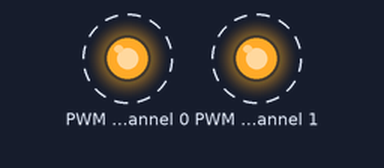
Bench run of a program on a simulated Raspberry Pi (BCM pin numbers). Shown: output pins drawn as LEDs (lit = HIGH). Dashed ring = blinking. What the program prints to the terminal is not drawn.

Above: at 0.05 s.
Timing chart, 0 to 4.6 s (numbered marks = the images above):
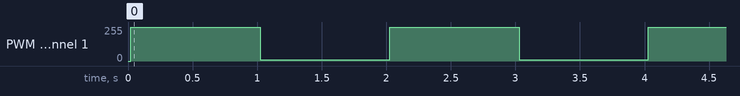

Measured:
- by itself, PWM channel 0, PWM channel 1: alternates 255/255 for 1.0 s and 9/255 for 1.0 s

The program:

PCA9685_badcopy.py
```python
# ME 5731 Project 2
# Author: Harrison Seung & Nicholas Hyland
# Objective: Interface RPi with PGA9685 module
# References: PCA9685 documentation by NXP Semiconductors

# Import libraries
import smbus  #System Management Bus Functions
import time
import math

## PGA9685 Registers ##
PCA_ADDR =	0x40	 # 0x70 addresses entire board
ALLCALL = 	0x01
RESTART =	0x80
PRE_SCALE =	0xFE


# Mode Registers
PCA_MODE1 = 	0x00
PCA_MODE2 = 	0x01
OUTDRV =	0x04
SLEEP = 	0x10

# PWM channel 0
LED0_ON_L =	0x06
LED0_ON_H =	0x07
LED0_OFF_L = 	0x08
LED0_OFF_H =	0x09

# PWM channel 1
LED1_ON_L =	0x0A
LED1_ON_H =	0x0B
LED1_OFF_L =	0x0C
LED1_OFF_H =	0x0D

# All PWM channels
ALL_LED_ON_L	= 0xFA
ALL_LED_ON_H	= 0xFB
ALL_LED_OFF_L	= 0xFC
ALL_LED_OFF_H	= 0xFD


## Functions Defined ##
def init():	# initialize PCA9685
	# set PWM channels to default
	set_all_pwm(0, 0)

	# set mode
	bus.write_byte_data(PCA_ADDR, PCA_MODE2, 0x04)	# Mode2, default Totem-pole structure
	bus.write_byte_data(PCA_ADDR, PCA_MODE1, 0x01)	# Mode1, PCA responds to LED All call
	time.sleep(0.005) 	# allow time for oscillator to stabilize

	#Start/Reset active PWM channels
	mode1 = bus.read_byte_data(PCA_ADDR, PCA_MODE1)
	mode1 = mode1 & ~SLEEP
	bus.write_byte_data(PCA_ADDR, PCA_MODE1, mode1)
	time.sleep(0.005)

def set_freq(freq):
	prescaleval = (25000000/(4096.0 * float(freq)))-1
	prescale = int(math.floor(prescaleval+0.5))

	#update PRE_SCALE register
	oldmode = bus.read_byte_data(PCA_ADDR, PCA_MODE1)
	newmode = (oldmode & 0x7F) | 0x10	#Update sleep bit to 1
	bus.write_byte_data(PCA_ADDR, PCA_MODE1, newmode)
	bus.write_byte_data(PCA_ADDR, PRE_SCALE, prescale)
	bus.write_byte_data(PCA_ADDR, PCA_MODE1, oldmode)
	time.sleep(0.005)

	#Enable restart
	bus.write_byte_data(PCA_ADDR, PCA_MODE1, oldmode | 0x80)
	print("Frequency set at {0}".format(freq))

def set_pwm(on, off):	#set pwm
	bus.write_byte_data(PCA_ADDR, LED0_ON_L, on & 0xFF)
	bus.write_byte_data(PCA_ADDR, LED0_ON_H, on >> 8)
	bus.write_byte_data(PCA_ADDR, LED0_OFF_L, off & 0xFF)
	bus.write_byte_data(PCA_ADDR, LED0_OFF_H, off >> 8)

	bus.write_byte_data(PCA_ADDR, LED1_ON_L, on & 0xFF)
	bus.write_byte_data(PCA_ADDR, LED1_ON_H, on >> 8)
	bus.write_byte_data(PCA_ADDR, LED1_OFF_L, off & 0xFF)
	bus.write_byte_data(PCA_ADDR, LED1_OFF_H, off >> 8)

def set_all_pwm(on, off):	#set all pwm
	bus.write_byte_data(PCA_ADDR, ALL_LED_ON_L, on & 0xFF)
	bus.write_byte_data(PCA_ADDR, ALL_LED_ON_H, on >> 8)
	bus.write_byte_data(PCA_ADDR, ALL_LED_OFF_L, off & 0xFF)
	bus.write_byte_data(PCA_ADDR, ALL_LED_OFF_H, off >> 8)


## Main Code ##
bus = smbus.SMBus(1)	# initialize SMbus

init()

set_freq(100)	# Set output frequency

up = 4095
down = 150

# Run motor
try:
	while True:
		set_pwm(0, up)
		time.sleep(1)
		set_pwm(0, down)
		time.sleep(1)
except KeyboardInterrupt:
	bus.close()
```
